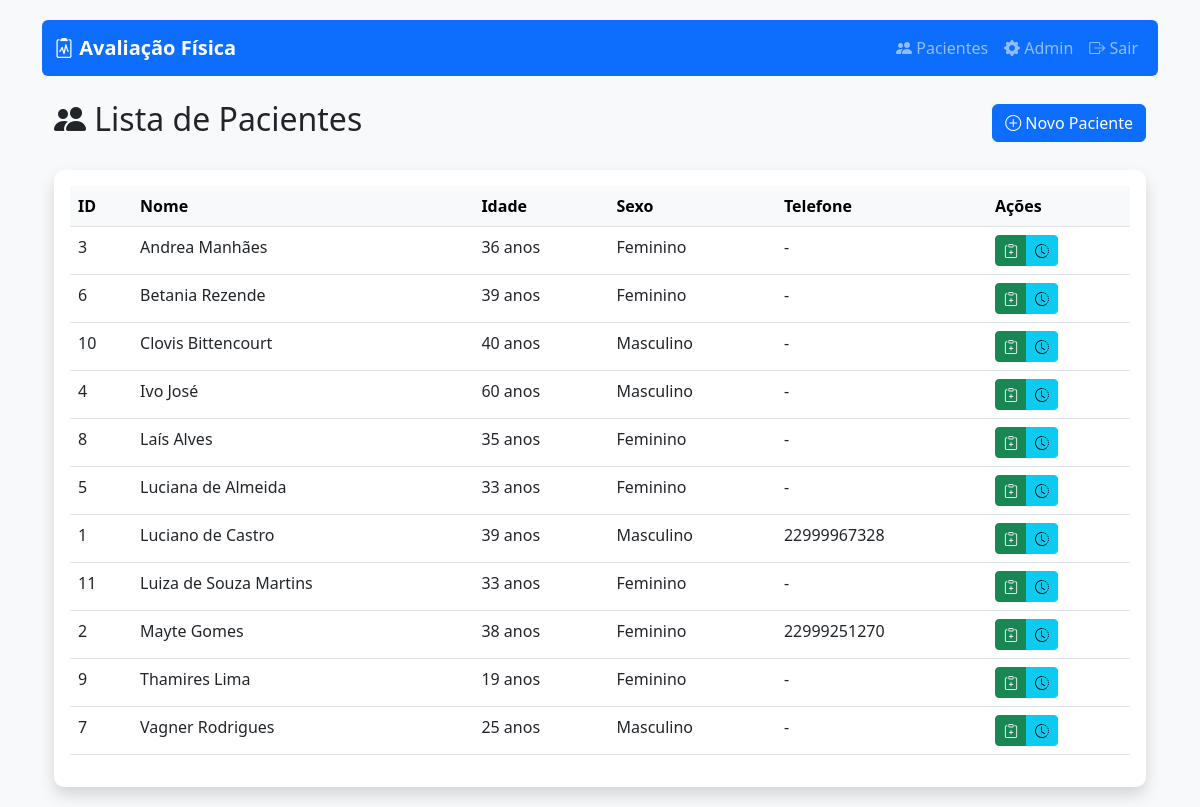
The page /pacientes/ (signed in) on the database as committed earlier.
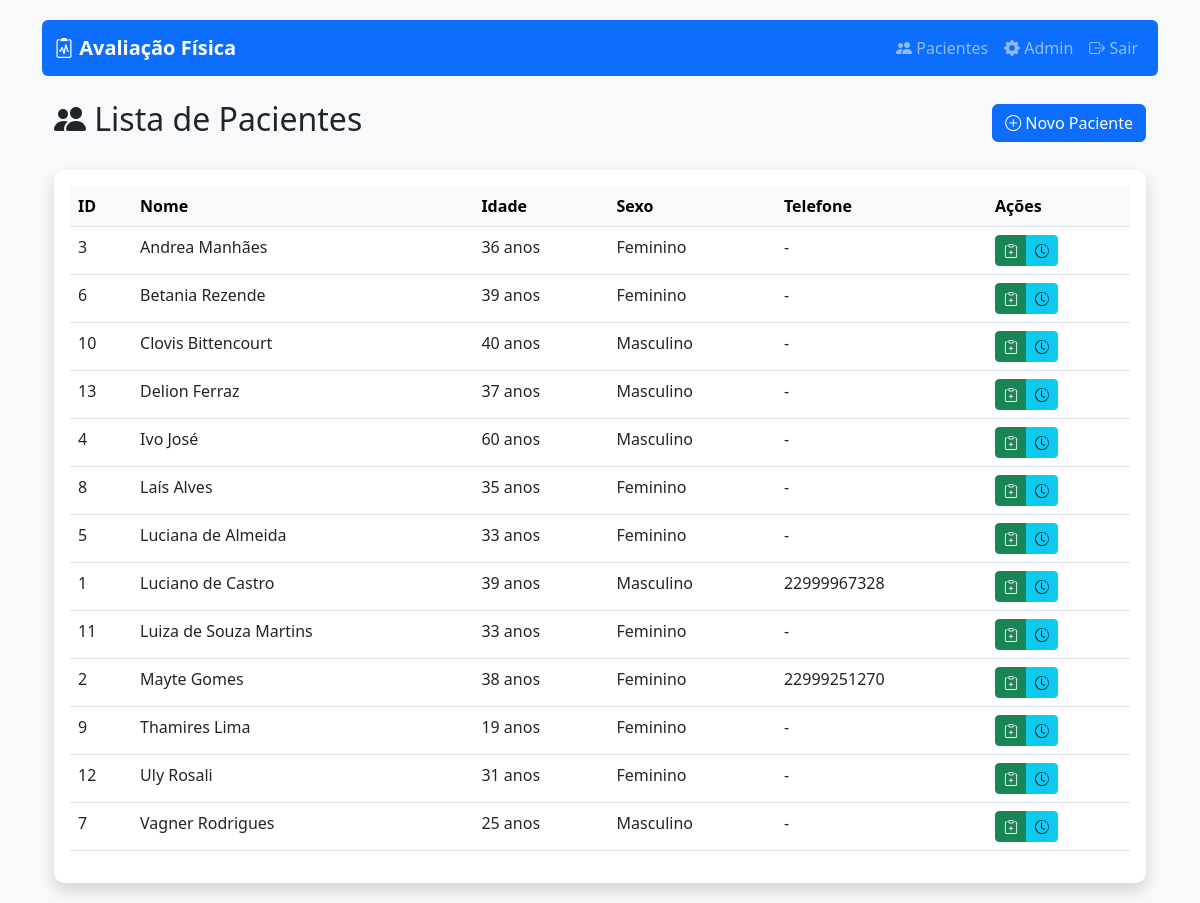
The same page on the database as committed later.
### avaliacao/models.py (models this page shows, shortened)
class Paciente(models.Model):
    SEXO_CHOICES = [('M', 'Masculino'), ('F', 'Feminino')]
    nome = models.CharField(max_length=100)
    sexo = models.CharField(max_length=1, choices=SEXO_CHOICES)
    data_nascimento = models.DateField()
    telefone = models.CharField(max_length=15, blank=True)
    email = models.EmailField(blank=True)
    observacoes = models.TextField(blank=True)
    @property
    def idade(self):
        hoje = date.today()
        return hoje.year - self.data_nascimento.year - (
            (hoje.month, hoje.day) < (self.data_nascimento.month, self.data_nascimento.day)
        )

### avaliacao/views.py (the view)
# urls.py: path('pacientes/', views.lista_pacientes, name='lista_pacientes'),
@login_required
def lista_pacientes(request):
    pacientes = Paciente.objects.all().order_by('nome')
    return render(request, 'avaliacao/lista_pacientes.html', {
        'pacientes': pacientes,
        'titulo': 'Lista de Pacientes'
    })

### avaliacao/templates/avaliacao/lista_pacientes.html (shortened to what this page needs)
{% extends 'avaliacao/base.html' %}
{% block content %}
<div class="container mt-4">
    <div class="d-flex justify-content-between align-items-center mb-4">
        <h2><i class="bi bi-people-fill"></i> Lista de Pacientes</h2>
        <a href="{% url 'avaliacao:novo_paciente' %}" class="btn btn-primary">
            <i class="bi bi-plus-circle"></i> Novo Paciente
        </a>
    </div>
    <div class="card shadow">
        <div class="card-body">
            <div class="table-responsive">
                <table class="table table-hover">
                    <thead class="table-light">
                        <tr>
                            <th>ID</th>
                            <th>Nome</th>
                            <th>Idade</th>
                            <th>Sexo</th>
                            <th>Telefone</th>
                            <th>Ações</th>
                        </tr>
                    </thead>
                    <tbody>
                        {% for paciente in pacientes %}
                        <tr>
                            <td>{{ paciente.id }}</td>
                            <td>{{ paciente.nome }}</td>
                            <td>{{ paciente.idade }} anos</td>
                            <td>{{ paciente.get_sexo_display }}</td>
                            <td>{{ paciente.telefone|default:"-" }}</td>
                            <td>
                                <div class="btn-group" role="group">
                                    <a href="{% url 'avaliacao:nova_avaliacao' paciente.id %}"
                                       class="btn btn-sm btn-success"
                                       title="Nova Avaliação">
                                        <i class="bi bi-clipboard-plus"></i>
                                    </a>
                                    <a href="{% url 'avaliacao:historico_avaliacoes' paciente.id %}"
                                       class="btn btn-sm btn-info"
                                       title="Ver Histórico">
                                        <i class="bi bi-clock-history"></i>
                                    </a>
                                </div>
                            </td>
                        </tr>
                        {% empty %}
                        <tr>
                            <td colspan="6" class="text-center text-muted">
                                Nenhum paciente cadastrado ainda.
                            </td>
                        </tr>
                        {% endfor %}
                    </tbody>
                </table>
            </div>
        </div>
    </div>
</div>
{% endblock %}

Rows that differ between the two databases and show on the page:
added Paciente: id "13", nome "Delion Ferraz", idade "37", sexo "Masculino", telefone "-"
added Paciente: id "12", nome "Uly Rosali", idade "31", sexo "Feminino", telefone "-"
